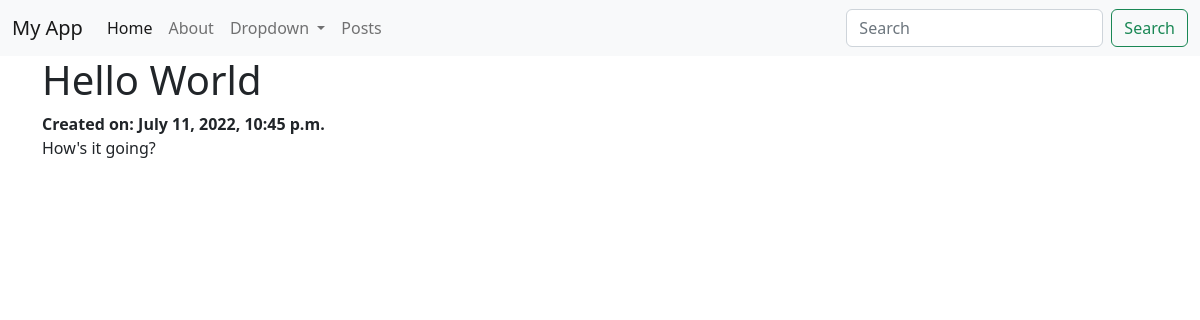
The app's page /posts/1/ with its own data.
### posts/models.py (models this page shows, shortened)
class Post(models.Model):
    title = models.CharField(max_length=256)
    body = models.TextField()
    created_on = models.DateTimeField(auto_now_add=True)

### posts/views.py (the view)
# urls.py: path('<int:pk>/', PostDetailView.as_view(), name='post_detail'),
class PostDetailView(DetailView):
    template_name= "posts/detail.html"
    model = Post

### templates/posts/detail.html (shortened to what this page needs)
{% extends 'base.html' %}
{% block content %}
<h1>{{ post.title }}</h1>
<strong>Created on: {{ post.created_on }}</strong>
<p>{{ post.body }}</p>
{% endblock content %}

### records on screen
Post: title "Hello World", created_on "July 11, 2022, 10:45 p.m.", body "How's it going?"
